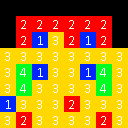

This is a level from a 2D game, rendered from its Tiled map with the project's own tilesets. A one-line summary and the complete map file follow:
An orthogonal 8x8 tile map with 16x16 px tiles, 2 tile layers (Tile Layer 1, Tile Layer 2).

<map version="1.0" orientation="orthogonal" renderorder="left-up" width="8" height="8" tilewidth="16" tileheight="16" nextobjectid="1">
 <tileset firstgid="1" name="numberTiles" tilewidth="16" tileheight="16" tilecount="4" columns="2">
  <image source="numberTiles.png" width="32" height="32" />
 </tileset>
 <layer name="Tile Layer 1" width="8" height="8">
  <data encoding="csv">
0,0,0,0,0,0,0,0,
0,2,2,2,2,2,2,0,
0,2,1,3,2,1,2,0,
3,3,3,3,3,3,3,3,
3,4,3,3,3,3,4,3,
3,4,3,3,3,3,4,3,
1,3,3,3,2,3,3,3,
3,3,3,3,3,3,3,3
</data>
 </layer>
 <layer name="Tile Layer 2" width="8" height="8">
  <data encoding="csv">
0,0,0,0,0,0,0,0,
0,0,0,0,0,0,0,0,
0,0,0,0,0,0,0,0,
0,0,0,0,0,0,0,0,
0,0,1,0,0,1,0,0,
0,0,0,0,0,0,0,0,
0,0,0,0,0,0,0,0,
0,2,0,0,0,0,2,0
</data>
 </layer>
</map>